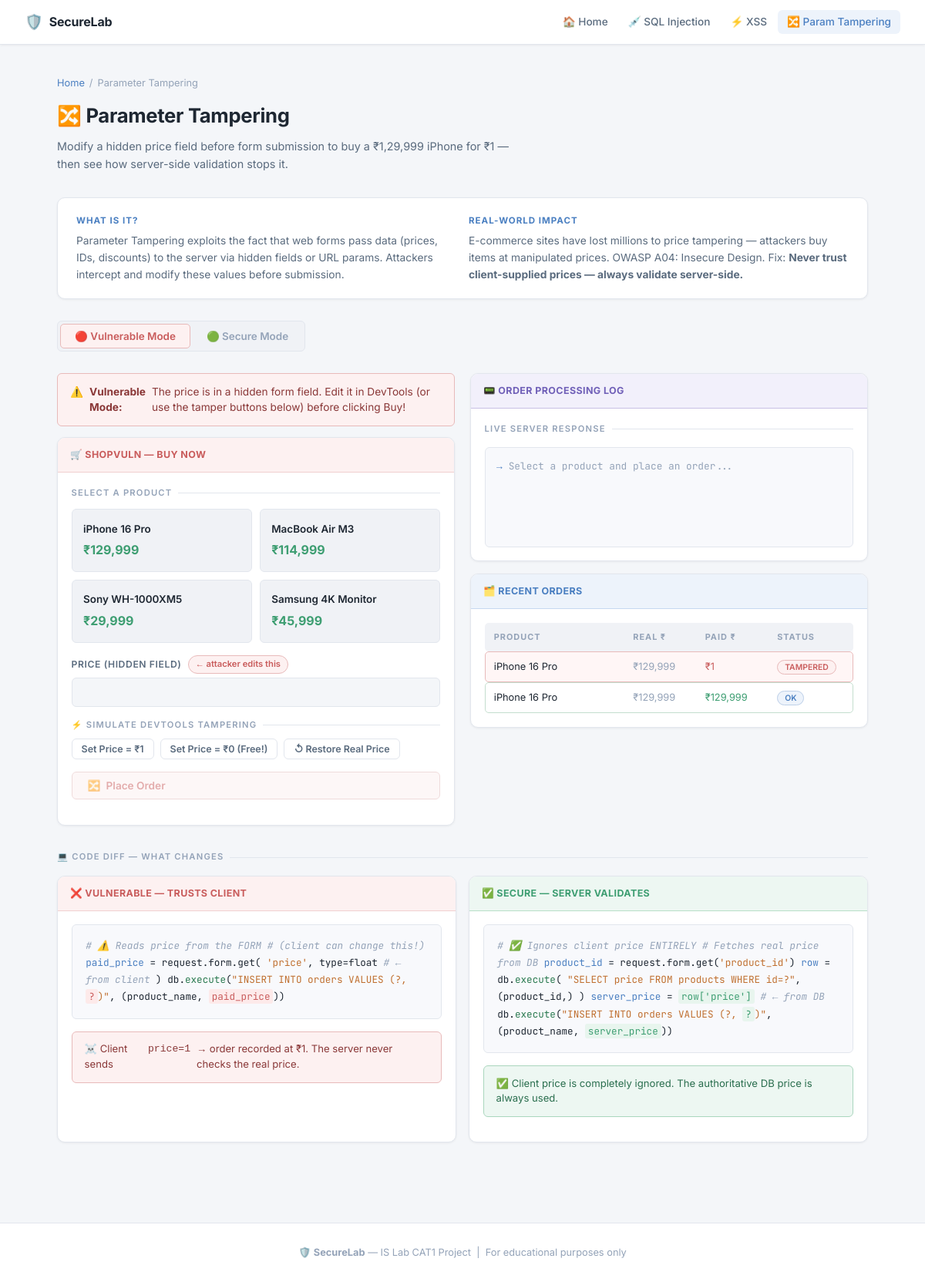
Screenshot of /parameter-tampering with the database file from the repository.
### tables this page shows
CREATE TABLE products (
            id    INTEGER PRIMARY KEY AUTOINCREMENT,
            name  TEXT NOT NULL,
            price REAL NOT NULL,
            stock INTEGER NOT NULL DEFAULT 10
        );

CREATE TABLE orders (
            id           INTEGER PRIMARY KEY AUTOINCREMENT,
            product_name TEXT NOT NULL,
            real_price   REAL NOT NULL,
            paid_price   REAL NOT NULL,
            tampered     INTEGER NOT NULL DEFAULT 0,
            timestamp    TEXT NOT NULL DEFAULT (datetime('now','localtime'))
        );

### app.py (the view)
@app.route('/parameter-tampering')
def parameter_tampering():
    conn = get_db()
    products = conn.execute("SELECT * FROM products").fetchall()
    orders   = conn.execute(
        "SELECT * FROM orders ORDER BY id DESC LIMIT 5"
    ).fetchall()
    conn.close()
    return render_template('param_tamper.html',
                           products=products, orders=orders)

### database.py (called while the page is built)
def get_db():
    conn = sqlite3.connect(DB_PATH)
    conn.row_factory = sqlite3.Row
    return conn

### templates/param_tamper.html (shortened to what this page needs)
{% extends "base.html" %}
{% block content %}
<div class="page-header">
  <div class="breadcrumb">
    <a href="{{ url_for('index') }}">Home</a> / <span>Parameter Tampering</span>
  </div>
  <h1>🔀 Parameter Tampering</h1>
  <p>Modify a hidden price field before form submission to buy a ₹1,29,999 iPhone for ₹1 —
     then see how server-side validation stops it.</p>
</div>
<div class="info-box">
  <div class="info-section">
    <h4>What is it?</h4>
    <p>Parameter Tampering exploits the fact that web forms pass data
    (prices, IDs, discounts) to the server via hidden fields or URL params.
    Attackers intercept and modify these values before submission.</p>
  </div>
  <div class="info-section">
    <h4>Real-world impact</h4>
    <p>E-commerce sites have lost millions to price tampering — attackers buy
    items at manipulated prices. OWASP A04: Insecure Design.
    Fix: <strong>Never trust client-supplied prices — always validate server-side.</strong></p>
  </div>
</div>
<div class="mode-toggle" id="modeToggle">
  <button class="mode-btn active-vuln" id="btnVuln" onclick="setMode('vuln')">
    🔴 Vulnerable Mode
  </button>
  <button class="mode-btn" id="btnSecure" onclick="setMode('secure')">
    🟢 Secure Mode
  </button>
</div>
<div class="demo-layout">
  <div>
    <div class="alert alert-danger" id="vulnAlert">
      ⚠️ <strong>Vulnerable Mode:</strong> The price is in a hidden form field.
      Edit it in DevTools (or use the tamper buttons below) before clicking Buy!
    </div>
    <div class="panel">
      <div class="panel-header vuln" id="formHeader">🛒 ShopVuln — Buy Now</div>
      <div class="panel-body">
        <p class="section-title" style="font-size:0.7rem; margin-bottom:0.75rem">Select a Product</p>
        <div class="product-grid" id="productGrid">
          {% for p in products %}
          <div class="product-card" id="prod-{{ p['id'] }}"
               onclick="selectProduct({{ p['id'] }}, '{{ p['name'] }}', {{ p['price'] }})">
            <div class="product-name">{{ p['name'] }}</div>
            <div class="product-price">₹{{ '{:,.0f}'.format(p['price']) }}</div>
          </div>
          {% endfor %}
        </div>
        <form id="orderForm" onsubmit="submitOrder(event)">
          <div class="form-group">
            <label for="price" style="display:flex; align-items:center; gap:8px">
              Price (hidden field)
              <span id="vulnBadge" class="tag danger" style="text-transform:none; letter-spacing:0">
                ← attacker edits this
              </span>
            </label>
            <input type="number" class="form-control font-mono" id="price" name="price"
                   value="" step="0.01" min="0" readonly />
          </div>
          <div id="tamperSection">
            <p class="section-title" style="font-size:0.7rem; margin-bottom:0.5rem">⚡ Simulate DevTools Tampering</p>
            <div style="display:flex; gap:0.5rem; flex-wrap:wrap; margin-bottom:1rem">
              <button type="button" class="btn btn-outline btn-sm" onclick="tamperPrice(1)">
                Set Price = ₹1
              </button>
              <button type="button" class="btn btn-outline btn-sm" onclick="tamperPrice(0)">
                Set Price = ₹0 (Free!)
              </button>
              <button type="button" class="btn btn-outline btn-sm" onclick="restorePrice()">
                ↺ Restore Real Price
              </button>
            </div>
          </div>
          <button type="submit" class="btn btn-danger w-full" id="submitBtn" disabled>
            <span id="btnIcon">🔀</span>
            <span id="btnText">Place Order</span>
          </button>
        </form>
      </div>
    </div>
  </div>
  <div>
    <div class="panel">
      <div class="panel-header output">📟 Order Processing Log</div>
      <div class="panel-body">
        <p class="section-title" style="font-size:0.7rem">Live server response</p>
        <div class="terminal" id="orderTerminal" style="min-height:130px">
          <div class="line"><span class="prompt">→</span><span class="text muted">Select a product and place an order...</span></div>
        </div>
      </div>
    </div>
    <div class="panel mt-2">
      <div class="panel-header code">🗂️ Recent Orders</div>
      <div class="panel-body">
        <div class="order-row order-header">
          <span>Product</span><span>Real ₹</span><span>Paid ₹</span><span>Status</span>
        </div>
        <div id="orderLog">
          {% for o in orders %}
          <div class="order-row {{ 'tampered-row' if o['tampered'] else 'legit-row' }}">
            <span style="font-size:0.8rem; color:var(--text-primary)">{{ o['product_name'][:18] }}</span>
            <span class="text-muted">₹{{ '{:,.0f}'.format(o['real_price']) }}</span>
            <span class="{{ 'text-red' if o['tampered'] else 'text-green' }}">
              ₹{{ '{:,.0f}'.format(o['paid_price']) }}
            </span>
            <span>
              {% if o['tampered'] %}
                <span class="tag danger" style="font-size:0.65rem">TAMPERED</span>
              {% else %}
                <span class="tag info" style="font-size:0.65rem">OK</span>
              {% endif %}
            </span>
          </div>
          {% endfor %}
        </div>
      </div>
    </div>
  </div>
</div>
<div class="diff-section">
  <p class="section-title">💻 Code Diff — What Changes</p>
  <div class="diff-grid">
    <div class="panel">
      <div class="panel-header vuln">❌ Vulnerable — Trusts Client</div>
      <div class="panel-body">
        <div class="code-block">
<span class="cm"># ⚠️  Reads price from the FORM</span>
<span class="cm">#    (client can change this!)</span>
<span class="var">paid_price</span> = request.form.get(
    <span class="str">'price'</span>, type=float   <span class="cm"># ← from client</span>
)
db.<span class="fn">execute</span>(<span class="str">"INSERT INTO orders
  VALUES (?, <span class="bad">?</span>)"</span>,
  (product_name, <span class="bad">paid_price</span>))
        </div>
        <div class="alert alert-danger mt-2" style="font-size:0.82rem">
          ☠️ Client sends <code>price=1</code> → order recorded at ₹1.
          The server never checks the real price.
        </div>
      </div>
    </div>
    <div class="panel">
      <div class="panel-header secure">✅ Secure — Server Validates</div>
      <div class="panel-body">
        <div class="code-block">
<span class="cm"># ✅  Ignores client price ENTIRELY</span>
<span class="cm">#    Fetches real price from DB</span>
<span class="var">product_id</span> = request.form.get(<span class="str">'product_id'</span>)
<span class="var">row</span> = db.<span class="fn">execute</span>(
    <span class="str">"SELECT price FROM products WHERE id=?"</span>,
    (product_id,)
)
<span class="var">server_price</span> = <span class="good">row['price']</span>  <span class="cm"># ← from DB</span>
db.<span class="fn">execute</span>(<span class="str">"INSERT INTO orders
  VALUES (?, <span class="good">?</span>)"</span>,
  (product_name, <span class="good">server_price</span>))
        </div>
        <div class="alert alert-success mt-2" style="font-size:0.82rem">
          ✅ Client price is completely ignored. The authoritative DB price is always used.
        </div>
      </div>
    </div>
  </div>
</div>
{% endblock %}

### templates/base.html (shortened to what this page needs)
<!DOCTYPE html>
<html lang="en">
<head>
  <link rel="stylesheet" href="{{ url_for('static', filename='css/style.css') }}" />
</head>
<body>
  <nav class="navbar">
    <a class="nav-brand" href="{{ url_for('index') }}">
      <span class="shield-icon">🛡️</span>
      SecureLab
    </a>
    <ul class="nav-links">
      <li><a href="{{ url_for('index') }}">🏠 Home</a></li>
      <li><a href="{{ url_for('sql_injection') }}">💉 SQL Injection</a></li>
      <li><a href="{{ url_for('xss') }}">⚡ XSS</a></li>
      <li><a href="{{ url_for('parameter_tampering') }}">🔀 Param Tampering</a></li>
    </ul>
  </nav>
  <main class="main-content">
    {% block content %}{% endblock %}
  </main>
  <footer class="footer">
    <p>🛡️ <strong>SecureLab</strong> — IS Lab CAT1 Project &nbsp;|&nbsp; For educational purposes only</p>
  </footer>
</body>
</html>

### rows the page displays
products: name "iPhone 16 Pro", price "129,999"
products: name "MacBook Air M3", price "114,999"
products: name "Sony WH-1000XM5", price "29,999"
products: name "Samsung 4K Monitor", price "45,999"
orders: product_name "iPhone 16 Pro", real_price "129,999", paid_price "1", tampered "TAMPERED"
orders: product_name "iPhone 16 Pro", real_price "129,999", paid_price "129,999", tampered "OK"
